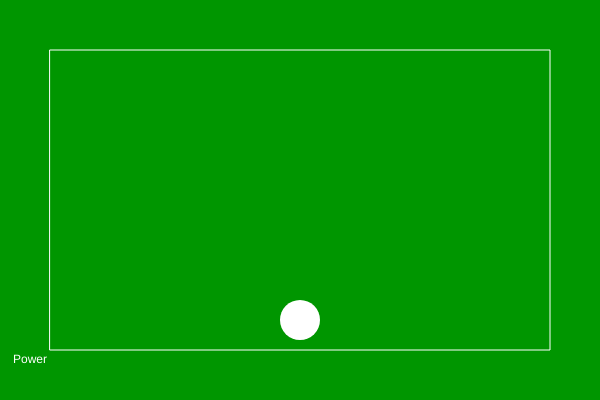
Frame 1 (no input)
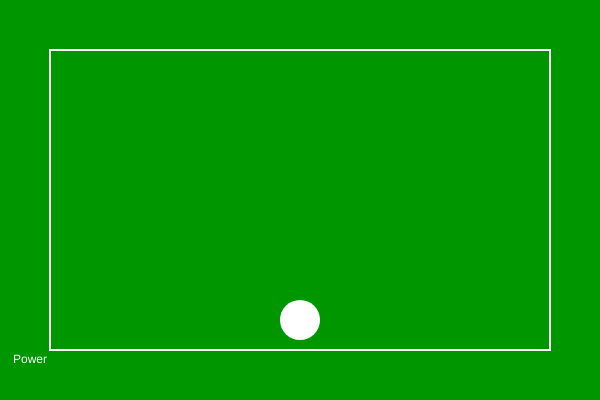
Frame 60 (no input)
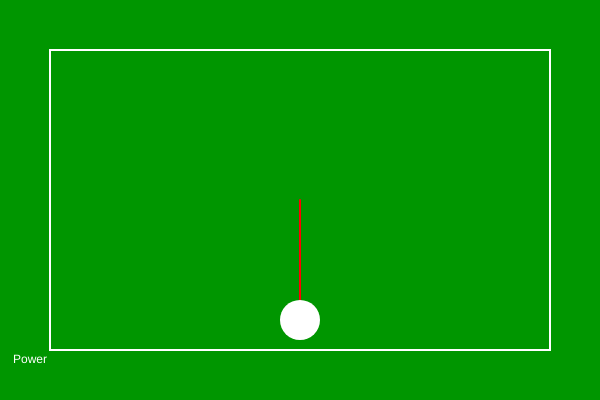
Frame 120 (the mouse pressed at the canvas centre since frame 60)

The p5.js sketch that drew these frames (run headless with seeded random() and noise() and a simulated clock; from frame 60 on, the mouse is pressed at the canvas centre):

// p5.js sketch
// ── sketch.js
let cueBall;
let particleSystems = [];
let staticStars = []; 
let power = 0;
let direction;

function setup() {
  createCanvas(600, 400);

  cueBall = new CueBall(width / 2, height - 80);
}

function draw() {
  background(0, 150, 0);


  drawBoundary();

  if (mouseIsPressed) {
    stroke(255, 0, 0);
    line(cueBall.position.x, cueBall.position.y, mouseX, mouseY);
  }


  cueBall.update();
  cueBall.display();

  for (let ps of particleSystems) {
    ps.run();
  }


  for (let star of staticStars) {
    star.update();
    star.display();
  }


  drawPowerGauge();
}

function mousePressed() {
  power = 0;
}

function mouseDragged() {
  power = constrain(power + 2, 0, 100);
}

function mouseReleased() {
  let start = createVector(cueBall.position.x, cueBall.position.y);
  let end = createVector(mouseX, mouseY);
  direction = p5.Vector.sub(start, end).normalize();

  cueBall.shoot(direction.mult(power * 0.2));
  power = 0;
}

function drawBoundary() {
  noFill();
  stroke(255);
  rect(50, 50, width - 100, height - 100);
}

function drawPowerGauge() {
  fill(255, 0, 0);
  rect(20, height - power - 60, 20, power);
  fill(255);
  textAlign(CENTER, CENTER);
  text("Power", 30, height - 40);
}






// ── cueBall.js
class CueBall {
  constructor(x, y) {
    this.position = createVector(x, y);
    this.r = 20;
    this.velocity = createVector(0, 0);
    this.trail = []; 
  }

  update() {
    this.position.add(this.velocity);
    this.velocity.mult(0.98);

    if (this.position.x - this.r < 50 || this.position.x + this.r > width - 50) {
      this.velocity.x *= -1;
      this.emitParticles();
    }
    if (this.position.y - this.r < 50 || this.position.y + this.r > height - 50) {
      this.velocity.y *= -1;
      this.emitParticles();
    }

    this.updateTrail();
  }

  updateTrail() {
    this.trail.push(this.position.copy());
    if (this.trail.length > 50) this.trail.shift();
  }

  display() {
   
    noFill();
    stroke(255, 100);
    strokeWeight(2);
    for (let pos of this.trail) {
      ellipse(pos.x, pos.y, this.r);
    }

  
    fill(255);
    noStroke();
    ellipse(this.position.x, this.position.y, this.r * 2);
  }

  shoot(force) {
    this.velocity.add(force);
  }

  emitParticles() {
    particleSystems.push(new ParticleSystem(this.position));
  }
}





// ── particle.js
class Particle {
  constructor(position) {
    this.position = position.copy();
    this.velocity = createVector(random(-3, 3), random(3, 6));
    this.acceleration = createVector(0, 0.2); // 중력
    this.r = random(4, 8);
    this.bounceCount = 0; // 바닥 튕김 횟수
    this.isStar = false; // 별 변형 여부
  }

  update() {
    if (!this.isStar) {
      this.velocity.add(this.acceleration);
      this.position.add(this.velocity);

      // 바닥에 닿으면 튕기기
      if (this.position.y >= height - 50) {
        this.position.y = height - 50;
        this.velocity.y *= -0.5; // 튕김 효과
        this.velocity.x *= 0.7; // 마찰 효과
        this.bounceCount++;

        // 두 번 튕기면 별로 변환
        if (this.bounceCount > 1) {
          this.isStar = true;
          staticStars.push(this);
        }
      }
    }
  }

  display() {
    if (this.isStar) {
      fill(255, 215, 0);
      stroke(255);
      this.drawStar(this.position.x, this.position.y, 8, 12, 5);
    } else {
      noStroke();
      fill(255, 100, 100, 150);
      ellipse(this.position.x, this.position.y, this.r * 2);
    }
  }

  drawStar(x, y, radius1, radius2, npoints) {
    let angle = TWO_PI / npoints;
    let halfAngle = angle / 2.0;
    beginShape();
    for (let a = 0; a < TWO_PI; a += angle) {
      let sx = x + cos(a) * radius2;
      let sy = y + sin(a) * radius2;
      vertex(sx, sy);
      sx = x + cos(a + halfAngle) * radius1;
      sy = y + sin(a + halfAngle) * radius1;
      vertex(sx, sy);
    }
    endShape(CLOSE);
  }
}







// ── particleSystem.js
class ParticleSystem {
  constructor(position) {
    this.origin = position.copy();
    this.particles = [];
    for (let i = 0; i < 8; i++) {
      this.particles.push(new Particle(this.origin));
    }
  }

  run() {
    for (let i = this.particles.length - 1; i >= 0; i--) {
      let p = this.particles[i];
      p.update();
      p.display();
      if (p.isStar) {
        this.particles.splice(i, 1);
      }
    }
  }
}





  
// ── star.js
class Star {
    constructor(position) {
      this.position = position.copy();
      this.velocity = createVector(random(-1, 1), -random(1, 3));
    }
  
    update() {
      this.velocity.y += 0.1; 
      this.position.add(this.velocity);
  
      if (this.position.y >= height - 50) {
        this.position.y = height - 50;
        this.velocity.y *= -0.3; 
        this.velocity.x *= 0.5; 
      }
    }
  
    display() {
      fill(255, 215, 0);
      stroke(255);
      this.drawStar(8, 12, 5);
    }
  
    drawStar(radius1, radius2, npoints) {
      let angle = TWO_PI / npoints;
      let halfAngle = angle / 2.0;
      beginShape();
      for (let a = 0; a < TWO_PI; a += angle) {
        let sx = this.position.x + cos(a) * radius2;
        let sy = this.position.y + sin(a) * radius2;
        vertex(sx, sy);
        sx = this.position.x + cos(a + halfAngle) * radius1;
        sy = this.position.y + sin(a + halfAngle) * radius1;
        vertex(sx, sy);
      }
      endShape(CLOSE);
    }
  }
  
// ── style.css
/* body {
  margin: 0;
  display: flex;
  justify-content: center;
  align-items: center;
  height: 100vh;
  background: linear-gradient(to bottom, #1b1f3b, #2a2d56, #8a92d3);
  color: #fff;
  font-family: 'Quicksand', sans-serif;
  overflow: hidden;
}

.container {
  display: flex;
  flex-direction: column;
  align-items: center;
  justify-content: center;
  width: 100%;
}

h1 {
  font-size: 2.5rem;
  font-weight: 600;
  margin-bottom: 20px;
  color: #f5d3e2;
}

#sketch-container {
  position: relative;
  width: 600px;
  height: 400px;
  border: 2px solid rgba(255, 255, 255, 0.3);
  border-radius: 10px;
  box-shadow: 0 0 10px rgba(255, 255, 255, 0.2);
  margin-bottom: 20px;
}

button {
  background-color: #f9b4ed;
  color: #333;
  border: none;
  border-radius: 20px;
  padding: 10px 20px;
  font-size: 1rem;
  font-weight: 600;
  cursor: pointer;
  transition: all 0.3s ease-in-out;
}

button:hover {
  background-color: #ffcef7;
  transform: scale(1.1);
} */
